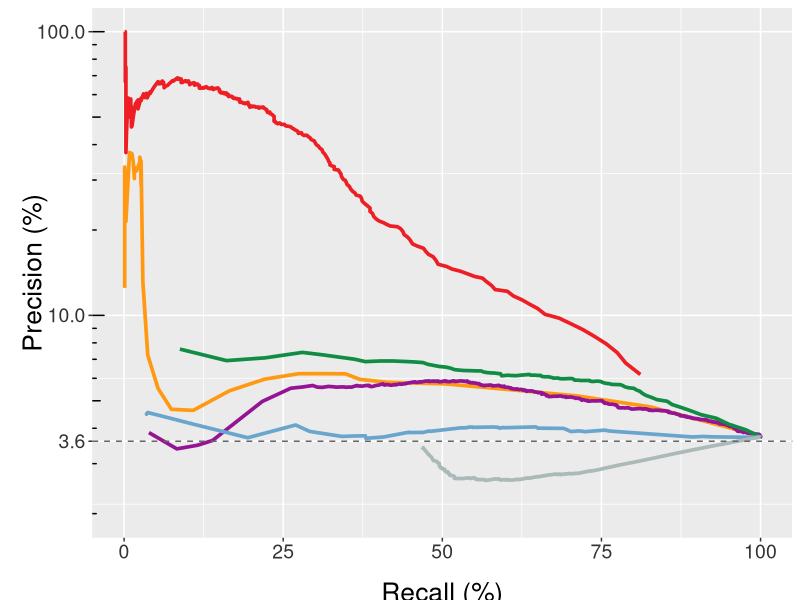
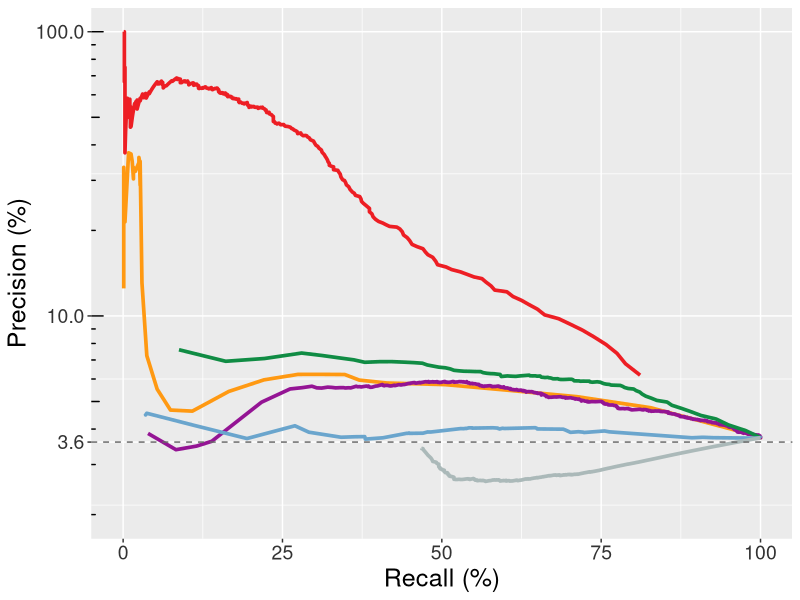
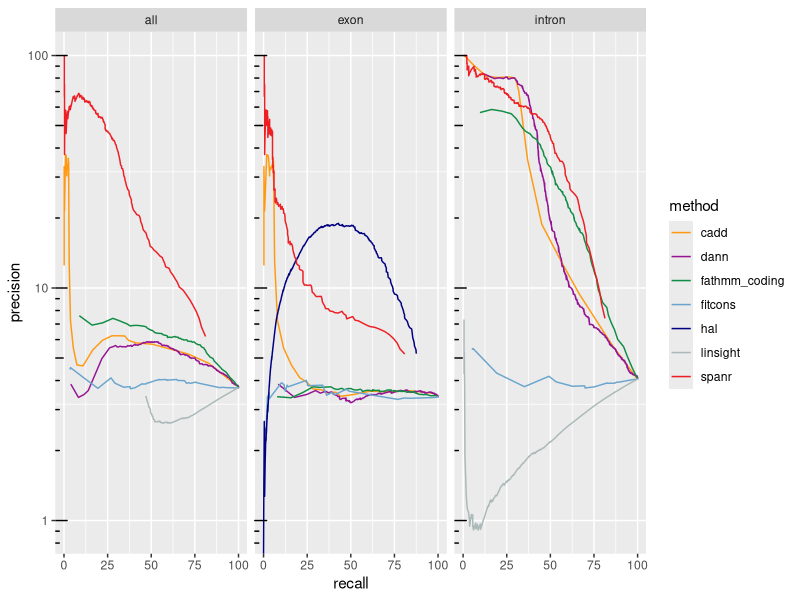
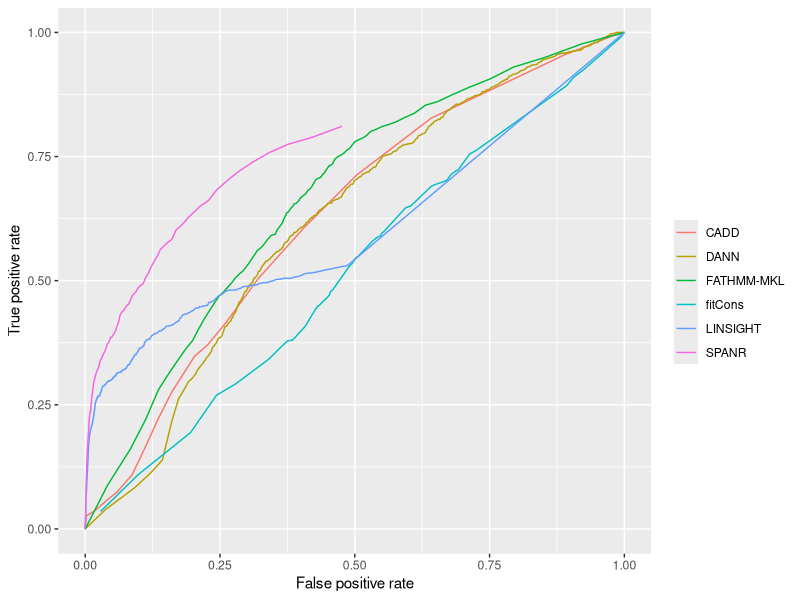
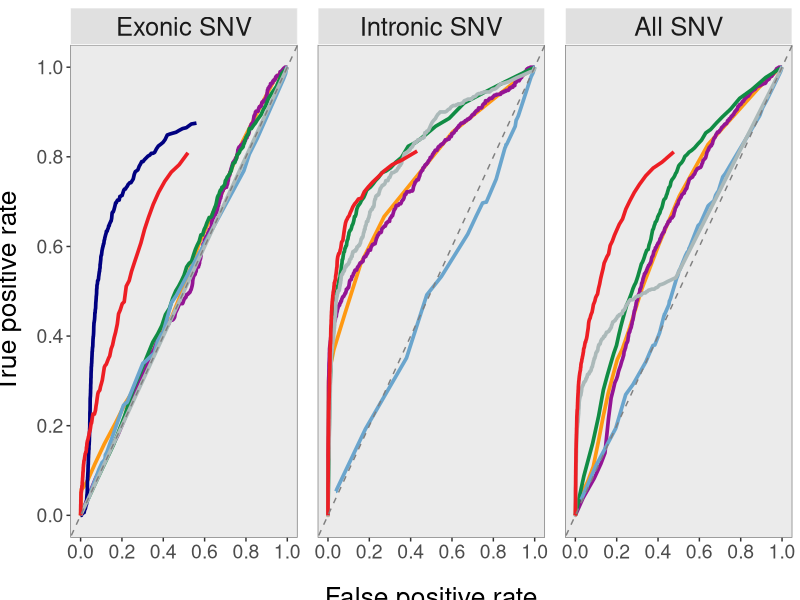
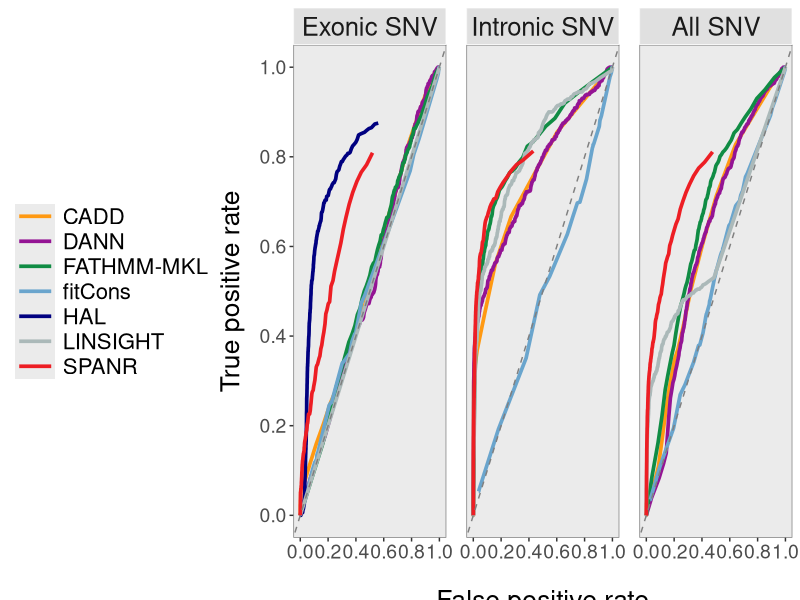
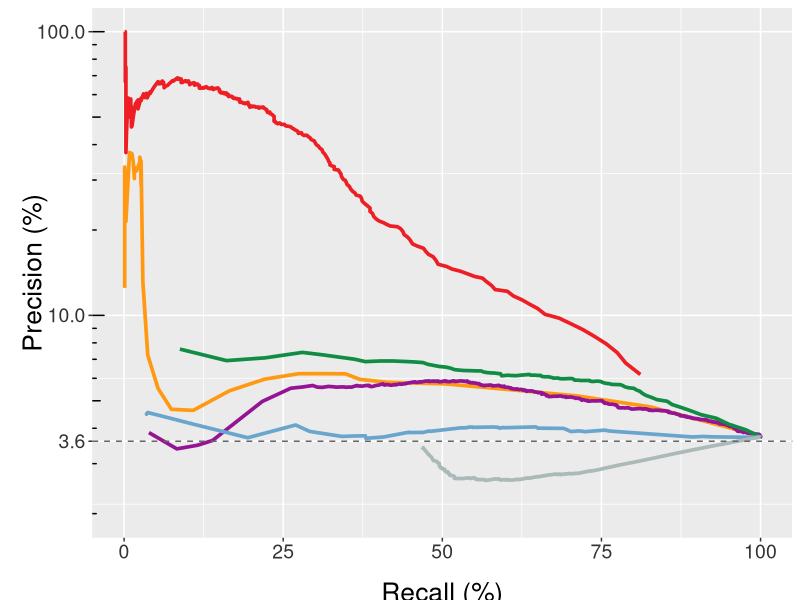
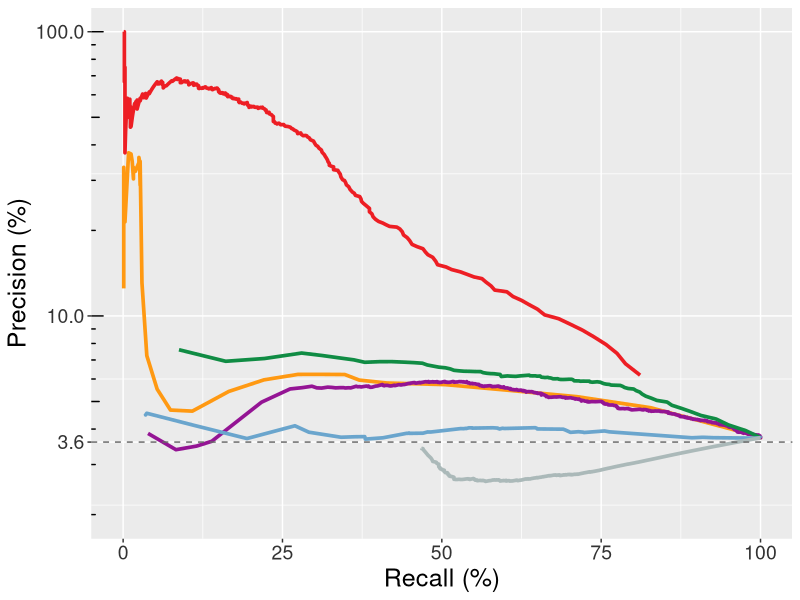

The R script that drew these images, in order:
load_pkgs <- function(pkgs){
    new_pkgs <- pkgs[!(pkgs %in% installed.packages()[, 'Package'])]
    if(length(new_pkgs)) install.packages(new_pkgs)
    for(pkg in pkgs){
        suppressWarnings(suppressMessages(library(pkg, character.only = T)))
    }
}

pkgs <- c('dplyr', 'tidyr', 'ggplot2', 'cowplot', 'grid')
load_pkgs(pkgs)

options(stringsAsFactors = F, warn = -1, warnings = -1)

plot_format <- '.png'
plot_format_main <- '.tiff'
hi_res <- 600
lo_res <- 300

color_cadd = '#FF9912'
color_dann = '#941494'
color_fathmm = '#108C44'
color_fitcons = '#6AA5CD'
color_linsight = '#ABB9B9'
color_spanr =  '#ED1E24'
color_hal = '#000080'

###############################################################################
# precision-recall curves
###############################################################################
pr_curve_all <- read.table('../../processed_data/exac/exac_models_pr_curves_all.txt', 
                           sep = '\t', header = T) %>% 
    filter(method != 'hal') %>% # only scores exonic variants
    mutate(type = 'all')

pr_curve_exon <- read.table('../../processed_data/exac/exac_models_pr_curves_exon.txt', 
                            sep = '\t', header = T) %>% 
    mutate(type = 'exon')

pr_curve_intron <- read.table('../../processed_data/exac/exac_models_pr_curves_intron.txt', 
                              sep = '\t', header = T) %>% 
    mutate(type = 'intron')

pr_curve_info <- bind_rows(pr_curve_all, pr_curve_exon) %>% 
    bind_rows(pr_curve_intron)

# all variants
pr_curve_all %>% 
    filter(method != 'fathmm_noncoding') %>% # pick one FATHMM score method
    mutate(method = factor(method, labels = c('CADD', 'DANN', 'FATHMM-MKL', 'fitCons', 
                                              'LINSIGHT', 'SPANR'))) %>% 
    ggplot(aes(recall, precision)) + 
    geom_line(aes(color = method), size = 1.25) + 
    # scale_y_log10() +
    scale_y_log10(breaks = c(3.6, 10, 100), limits = c(2,100)) +
    annotation_logticks(sides = 'l') +
    labs(x = 'Recall (%)', y = 'Precision (%)', color = '') +
    theme(
          # legend.position = c(0.50, 0.80),
          legend.position = 'none',
          legend.key = element_rect(size = 5),
          legend.key.size = unit(0.6, 'lines'),
          legend.key.height = unit(0.2, "inch"),
          legend.key.width = unit(0.3, "inch"),
          legend.text = element_text(size = 14), 
          axis.title.y = element_text(size = 19, vjust = -1.5),
          axis.title.x = element_text(size = 19, vjust = -1.5),
          axis.text = element_text(size = 14, color = 'grey20')) +
    geom_hline(yintercept = 3.6, linetype = 'dashed', color = 'grey40') +
    scale_color_manual(values=c(color_cadd, color_dann, color_fathmm, 
                                color_fitcons, color_linsight, color_spanr))

ggsave(paste0('../../figs/exac/exac_fig4E_exac_pr_curves_with_legend', plot_format_main), 
       height = 4, width = 4, units = 'in', dpi = hi_res)

pr_curve_all %>% 
  filter(method != 'fathmm_noncoding') %>% # pick one FATHMM score method
  mutate(method = factor(method, labels = c('CADD', 'DANN', 'FATHMM-MKL', 'fitCons', 
                                            'LINSIGHT', 'SPANR'))) %>% 
  ggplot(aes(recall, precision)) + 
  geom_line(aes(color = method), size = 1.25) + 
  # scale_y_log10() +
  scale_y_log10(breaks = c(3.6, 10, 100), limits = c(2,100)) +
  annotation_logticks(sides = 'l') +
  labs(x = 'Recall (%)', y = 'Precision (%)', color = '') +
  theme(axis.title = element_text(size = 18),
        axis.text = element_text(size = 14, color = 'grey20'), 
        legend.position = 'none') +
  geom_hline(yintercept = 3.6, linetype = 'dashed', color = 'grey40') +
  scale_color_manual(values=c(color_cadd, color_dann, color_fathmm, color_fitcons, color_linsight, color_spanr))

ggsave(paste0('../../figs/exac/exac_fig4E_exac_pr_curves_no_legend', plot_format_main), 
       height = 4, width = 4, units = 'in', dpi = hi_res)

# split by intron/exon
pr_curve_info %>%
  filter(method != 'fathmm_noncoding') %>%# pick one FATHMM score method
    ggplot(aes(recall, precision)) + geom_line(aes(color = method)) +
    # scale_y_log10() +
    scale_y_log10(breaks = c(0.01, 0.1, 1, 10, 100)) +
    annotation_logticks(sides = 'l') +
    facet_grid(~ type) +
    scale_color_manual(values=c(color_cadd, color_dann, color_fathmm, 
                                color_fitcons, color_hal, color_linsight, color_spanr))

ggsave(paste0('../../figs/exac/exac_fig4E_exac_pr_curves_type', plot_format), 
       height = 4.5, width = 12, units = 'in', dpi = lo_res)

###############################################################################
# ROC curves
###############################################################################
roc_curve_all <- read.table('../../processed_data/exac/exac_models_roc_curves_all.txt', 
                            sep = '\t', header = T) %>% 
    filter(method != 'hal') %>% 
    mutate(type = 'all')

roc_curve_exon <- read.table('../../processed_data/exac/exac_models_roc_curves_exon.txt', 
                             sep = '\t', header = T) %>% 
    mutate(type = 'exon')

roc_curve_intron <- read.table('../../processed_data/exac/exac_models_roc_curves_intron.txt', 
                               sep = '\t', header = T) %>% 
    mutate(type = 'intron')

roc_curve_info_main <- bind_rows(roc_curve_all, roc_curve_exon) %>% 
    bind_rows(roc_curve_intron) %>%
  filter(method != 'fathmm_noncoding') %>%
  mutate(method = factor(method, labels = c('CADD', 'DANN', 'FATHMM-MKL', 
                                            'fitCons', 'HAL', 'LINSIGHT', 
                                            'SPANR')),
         type = factor(type, levels = c('exon', 'intron', 'all'), 
                       labels = c('Exonic SNV', 'Intronic SNV', 'All SNV'))) 
                                                                                     
roc_curve_all %>% 
    filter(method != 'fathmm_noncoding') %>% # pick one FATHMM score method
    mutate(method = factor(method, labels = c('CADD', 'DANN', 'FATHMM-MKL', 'fitCons', 
                                              'LINSIGHT', 'SPANR'))) %>% 
    ggplot(aes(false_positive_rate, true_positive_rate)) + 
    geom_line(aes(color = method)) +
    labs(color = '', x = 'False positive rate', y = 'True positive rate')

# split by intron/exon

ggplot(roc_curve_info_main, aes(false_positive_rate, true_positive_rate)) + 
    geom_line(aes(color = method), size = 1.25) +
    geom_abline(intercept = 0, linetype = 'dashed', color = 'grey50') +
    facet_grid(~type) +
    theme(strip.text = element_text(size = 18.5),
          strip.background = element_rect(fill = "#E0E0E0", color = "white"),
          panel.grid.major = element_blank(),
          panel.grid.minor = element_blank(),
          panel.spacing = unit(1, "lines"),
          panel.border = element_rect(fill = NA, color = "grey50"),
          axis.title.y = element_text(size = 19, vjust = 2.75),
          axis.title.x = element_text(size = 19, vjust = -2.25),
          axis.text.y = element_text(size = 14, color = "grey30"),
          axis.text.x = element_text(size = 14, color = "grey30"),
          legend.position = 'none',
          legend.justification = 'center',
          legend.direction = 'vertical',
          legend.title = element_blank(),
          legend.text = element_text(size = 16),
          legend.key.size = unit(0.5, 'lines'),
          legend.key.height = unit(0.2, "inch"),
          legend.key.width = unit(0.4, "inch")
    ) +
    labs(x = 'False positive rate', y = 'True positive rate') +
    scale_color_manual(values = c(color_cadd, color_dann, color_fathmm, 
                                  color_fitcons, color_hal, color_linsight, color_spanr)) +
    scale_y_continuous(breaks = c(0, 0.2, 0.4, 0.6, 0.8, 1.0)) +
    scale_x_continuous(breaks = c(0, 0.2, 0.4, 0.6, 0.8, 1.0)) +
    guides(colour = guide_legend(override.aes = list(size = 3)))
    

ggsave(paste0('../../figs/exac/exac_fig4E_exac_roc_curves_type_no_legend', plot_format_main), 
       height = 4, width = 10, units = 'in', dpi = hi_res)

ggplot(roc_curve_info_main, aes(false_positive_rate, true_positive_rate)) + 
  geom_line(aes(color = method), size = 1.25) +
  geom_abline(intercept = 0, linetype = 'dashed', color = 'grey50') +
  facet_grid(~type) +
  theme(strip.text = element_text(size = 18.5),
        strip.background = element_rect(fill = "#E0E0E0", color = "white"),
        panel.grid.major = element_blank(),
        panel.grid.minor = element_blank(),
        panel.spacing = unit(1, "lines"),
        panel.border = element_rect(fill = NA, color = "grey50"),
        axis.title.y = element_text(size = 19, vjust = 2.75),
        axis.title.x = element_text(size = 19, vjust = -2.75),
        axis.text.y = element_text(size = 14, color = "grey30"),
        axis.text.x = element_text(size = 14, color = "grey30"),
        legend.position = 'left',
        legend.justification = 'center',
        legend.direction = 'vertical',
        legend.title = element_blank(),
        legend.text = element_text(size = 16),
        legend.key.size = unit(0.5, 'lines'),
        legend.key.height = unit(0.25, "inch"),
        legend.key.width = unit(0.4, "inch")
  ) +
  labs(x = 'False positive rate', y = 'True positive rate') +
  scale_color_manual(values = c(color_cadd, color_dann, color_fathmm, 
                                color_fitcons, color_hal, color_linsight, color_spanr)) +
  scale_y_continuous(breaks = c(0, 0.2, 0.4, 0.6, 0.8, 1.0)) +
  scale_x_continuous(breaks = c(0, 0.2, 0.4, 0.6, 0.8, 1.0)) +
  guides(colour = guide_legend(override.aes = list(size = 3)))


ggsave(paste0('../../figs/exac/exac_fig4E_exac_roc_curves_type_legend', plot_format_main), 
       height = 4, width = 12, units = 'in', dpi = hi_res)
